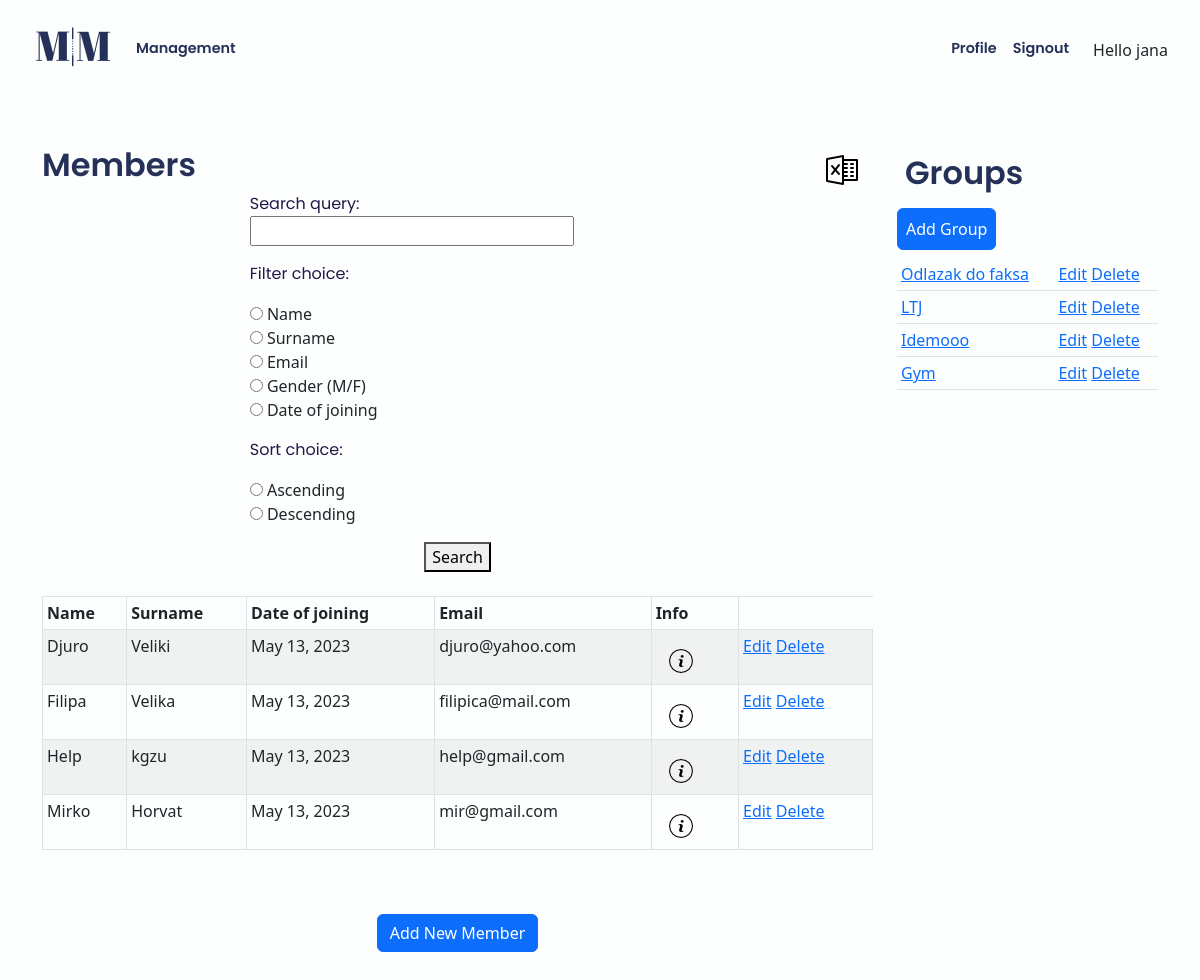
Page /app/management/ (signed in) on the earlier database version.
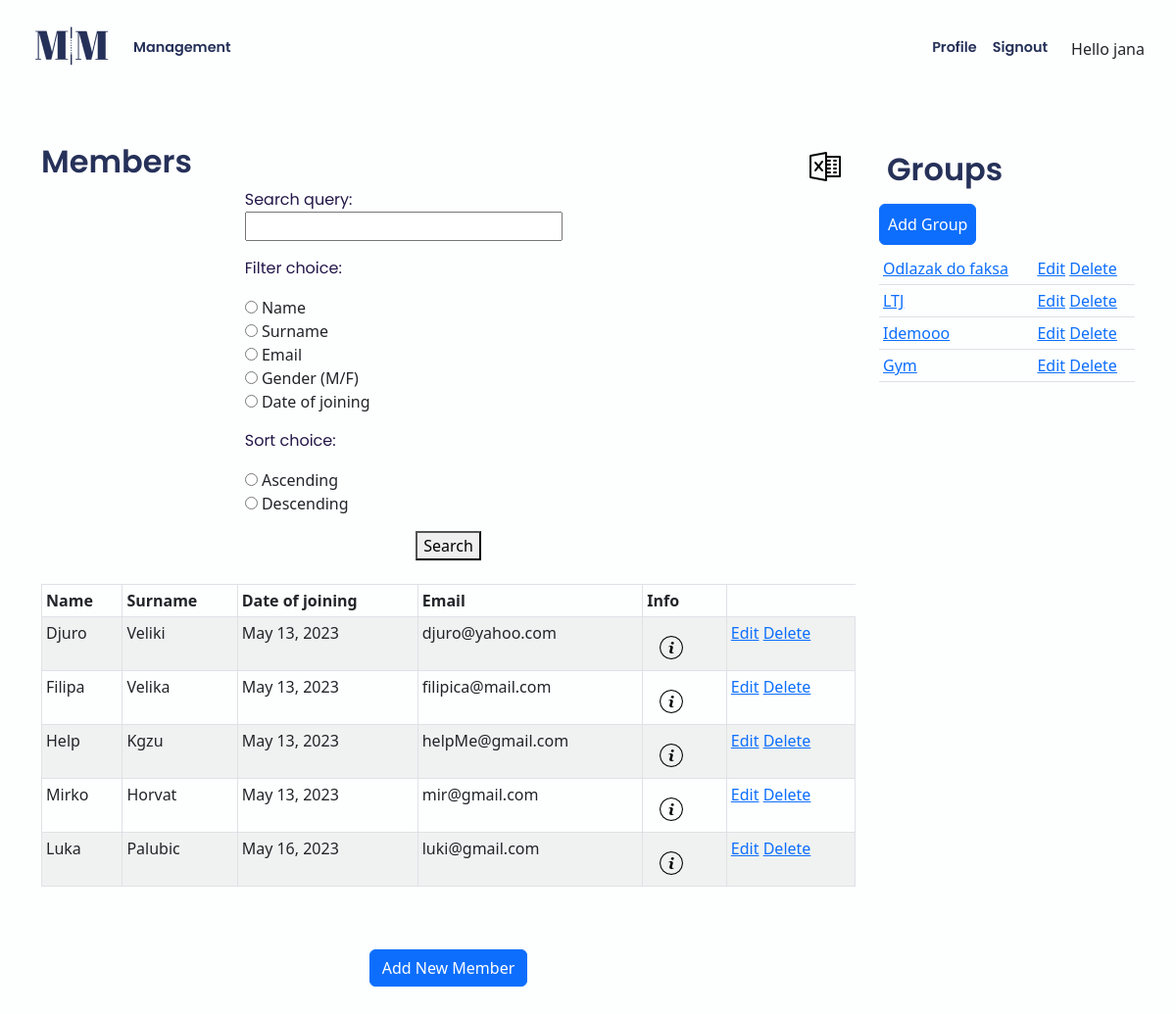
Same page on the later database version.
### app/models.py (models this page shows, shortened)
class Member(models.Model):
    owner = models.ForeignKey(User, on_delete=models.CASCADE)  # get_user_model()
    name = models.CharField(blank=False, max_length=40)
    surname = models.CharField(blank=False, max_length=50)
    date_of_birth = models.DateField(default=datetime.date.today)  # ovo
    gender = models.CharField(
        max_length=1,
        choices=Gender.choices,
        default=Gender.male,
    )
    email = models.EmailField(max_length=100, unique=True)
    date_joined = models.DateField(default=datetime.date.today)
    @classmethod
    def get_all_members(self):
        return Member.objects.all()

class Group(models.Model):
    owner = models.ForeignKey(User, on_delete=models.CASCADE)
    name = models.CharField(max_length=50)
    price = models.DecimalField(max_digits=8, decimal_places=2)
    description = models.TextField(max_length=300, default=None)
    paid = models.BooleanField(default=False)
    @classmethod
    def get_all_groups(self):
        return Group.objects.all()

### app/views.py (the view, shortened to what this page needs)
# urls.py: path("management/", views.management, name="management"),
@login_required()
def management(request):
    user = request.user
    members = Member.get_all_members()
    groups = Group.get_all_groups
    members_in_group = MembersInGroup.get_all_members_in_group()
    form = SearchForm(request.GET)
    if form.is_valid():
        search_query = form.cleaned_data.get("search_query")
        filter_choice = form.cleaned_data.get("filter_choice")
        sort_choice = form.cleaned_data.get("sort_choice")
        if sort_choice:
            if sort_choice == "asc":
                members = members.order_by(filter_choice)
            elif sort_choice == "desc":
                members = members.order_by("-" + filter_choice)
    context = {
        "user": user,
        "members": members,
        "groups": groups,
        "members_in_group": members_in_group,
        "form": form,
    }
    return render(request, "app/management.html", context)

### app/forms.py
class SearchForm(forms.Form):
    search_query = forms.CharField(required=False)
    filter_choice = forms.ChoiceField(
        choices=[
            ("name", "Name"),
            ("surname", "Surname"),
            ("email", "Email"),
            ("gender", "Gender (M/F)"),
            ("date_joined", "Date of joining"),
        ],
        widget=forms.RadioSelect,
        required=False,
    )
    sort_choice = forms.ChoiceField(
        choices=[
            ("asc", "Ascending"),
            ("desc", "Descending"),
        ],
        widget=forms.RadioSelect,
        required=False,
    )

### app/models.py (called while the page is built)
    @classmethod
    def get_all_members_in_group(self):
        return MembersInGroup.objects.all()

### app/templates/app/management.html (shortened to what this page needs)
{% extends 'app/base.html' %}
{% block content %}
{% load static %}
    <div class="row">
        <div class="col-12 col-md-9 mb-5">
            <div class="row">
                <h2 class="col-md-11">Members</h2>
                <span class="col-1"><a class="excel-icon" href="{% url 'home_path' %}"><img class="excel mt-2" src="{% static 'app/images/excel.png' %}" alt="Excel"></a></span>
            </div>
            <form method="get" action="{% url 'app:management' %}">
              <div class="form-row w-50 mx-auto">
                <div class="form-group col-12">
                  {{ form.as_p }}
                </div>
              </div>
              <div class="text-center">
                <button type="submit" class="mx-auto btn-secondary">Search</button>
              </div>
            </form>
            <table class="table table-striped table-bordered table-sm mt-4">
              <thead class="thead-dark">
              <tr>
                  <th>Name</th>
                  <th>Surname</th>
                  <th>Date of joining</th>
                  <th>Email</th>
                  <th>Info</th>
              </tr>
              </thead>
              <tbody>
          {% for member in members %}
              <tr>
                  <td>{{ member.name }}</td>
                  <td>{{ member.surname }}</td>
                  <td>{{ member.date_joined }}</td>
                  <td>{{ member.email }}</td>
                  <td>
                    <button type="button" class="btn" href="{% url 'app:view_member' member.id %}" data-bs-toggle="modal" data-bs-target="#myModal{{member.id}}">
                        <img class="info-icon mt-2" src="{% static 'app/images/info.png' %}" alt="Info"></a>
                    </button>
                  </td>
                  <td>
                      <a href="{% url 'app:edit_member' member.id %}"><span class="glyphicon glyphicon-pencil" >Edit</span></a>
                      <a href="{% url 'app:delete_member' member.id %}">Delete</a>
                  </td>
              </tr>
          {% endfor %}
              </tbody>
          </table>
          <br>
          <br>
          <center><a href="{% url 'app:add_member' %}" class="btn btn-primary">Add New Member</a></center>
        </div>
        <div class="col-12 col-md-3">
            <div class=mb-2>
                <h2 class="d-inline-flex p-2 me-5">Groups</h2>
                <a href="{% url 'app:add_group' %}" class="btn btn-primary d-inline-flex p-2">Add Group</a>
            </div>
            <table class="table table-sm">
              <tbody>
                {% for group in groups %}
                    <tr>
                        <td><a href="{% url 'app:group_details' group.id %}">{{ group.name }}</a></td>
                        <td>
                            <a href="{% url 'app:edit_group' group.id %}"><span class="glyphicon glyphicon-pencil" >Edit</span></a>
                            <a href="{% url 'app:delete_group' group.id %}">Delete</a>
                        </td>
                    </tr>
                {% endfor %}
              </tbody>
          </table>
        </div>
    </div>
{% endblock content %}

Differences in the rows shown:
changed Member "Help": surname "kgzu" → "Kgzu"; email "help@gmail.com" → "helpMe@gmail.com"
added Member: name "Luka", surname "Palubic", date_joined "May 16, 2023", email "luki@gmail.com"
